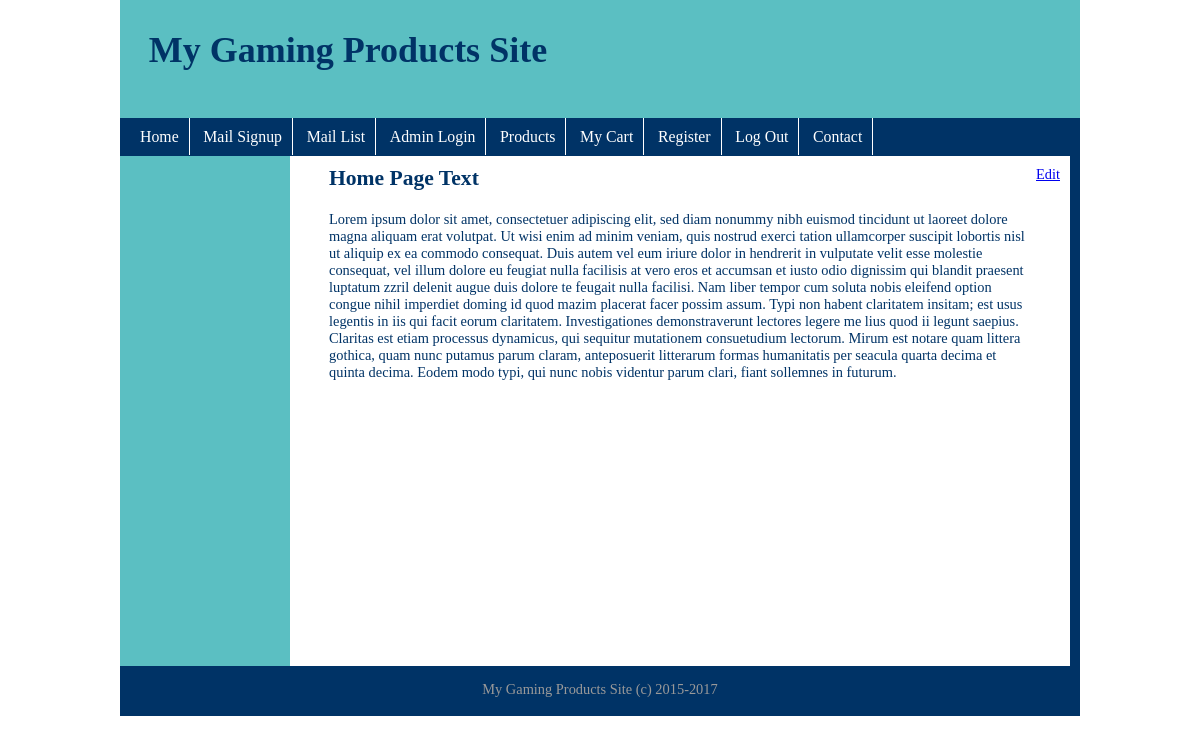
Screenshot of /home.php (signed in) with the database file from the repository.
### tables this page shows
CREATE TABLE `home_page` (
  `id` int(11) NOT NULL auto_increment,
  `title` varchar(3000) NOT NULL,
  `message` longtext NOT NULL,
  PRIMARY KEY  (`id`)
);

### home.php (the view, shortened to what this page needs)
<?php
$user = $_SESSION['user'];
?>
<!DOCTYPE html>
<html>
<head>
<link href="style.css" rel="stylesheet" type="text/css" />
</head>
<body>
<?php include('includes/header.inc');?>
<?php include('includes/nav.inc');?>
<div id="wrapper">
	<?php include('includes/aside.inc');?>
	<section>
        <?php include('includes/dbc.php');
        $query = "SELECT * FROM home_page ORDER BY id DESC";
        $result = mysqli_query($con, $query);
        while($row=mysqli_fetch_assoc($result)){
            if(isset($user)){
                echo '<div style="float:right; padding: 10px;">';
                echo '<a href="ajax_edit.php? id='.$row['id'].'&table=home_page">Edit</a>';
                echo '</div>';
            }
            echo '<h2>'.$row['title'].'</h2>';
            echo '<p>'.$row['message'].'</p>';
        }
        ?>
	</section>
</div>
<?php include('includes/footer.inc');?>
</body>
</html>

### style.css (style rules this page uses)
* { margin:0 auto;padding:0; }
body { margin:0px auto; width:960px; font: .9em Verdana; color:#036; }
#wrapper { clear:both; overflow:auto; width:100%; }
#wrapper section { min-width:780px; max-width: 80%; min-height: 510px; background:#FFF; float:left; border-right: 10px solid #036; }
#wrapper section p { padding:20px 5px 0 5px; max-width: 90%; }
#wrapper section h2 { max-width: 90%; padding-top: 10px; }

### rows the page displays
home_page: title "Home Page Text", message "Lorem ipsum dolor sit amet, consectetuer adipiscing elit, sed diam nonummy nibh euismod tincidunt ut laoreet dolore magna aliquam erat volutpat. Ut wisi enim ad minim veniam, quis nostrud exerci tation ullamcorper suscipit lobortis nisl ut aliquip ex ea commodo consequat. Duis autem vel eum iriure dolor in hendrerit in vulputate velit esse molestie consequat, vel illum dolore eu feugiat nulla facilisis at vero eros et accumsan et iusto odio dignissim qui blandit praesent luptatum zzril delenit augue duis dolore te feugait nulla facilisi. Nam liber tempor cum soluta nobis eleifend option congue nihil imperdiet doming id quod mazim placerat facer possim assum. Typi non habent claritatem…"
